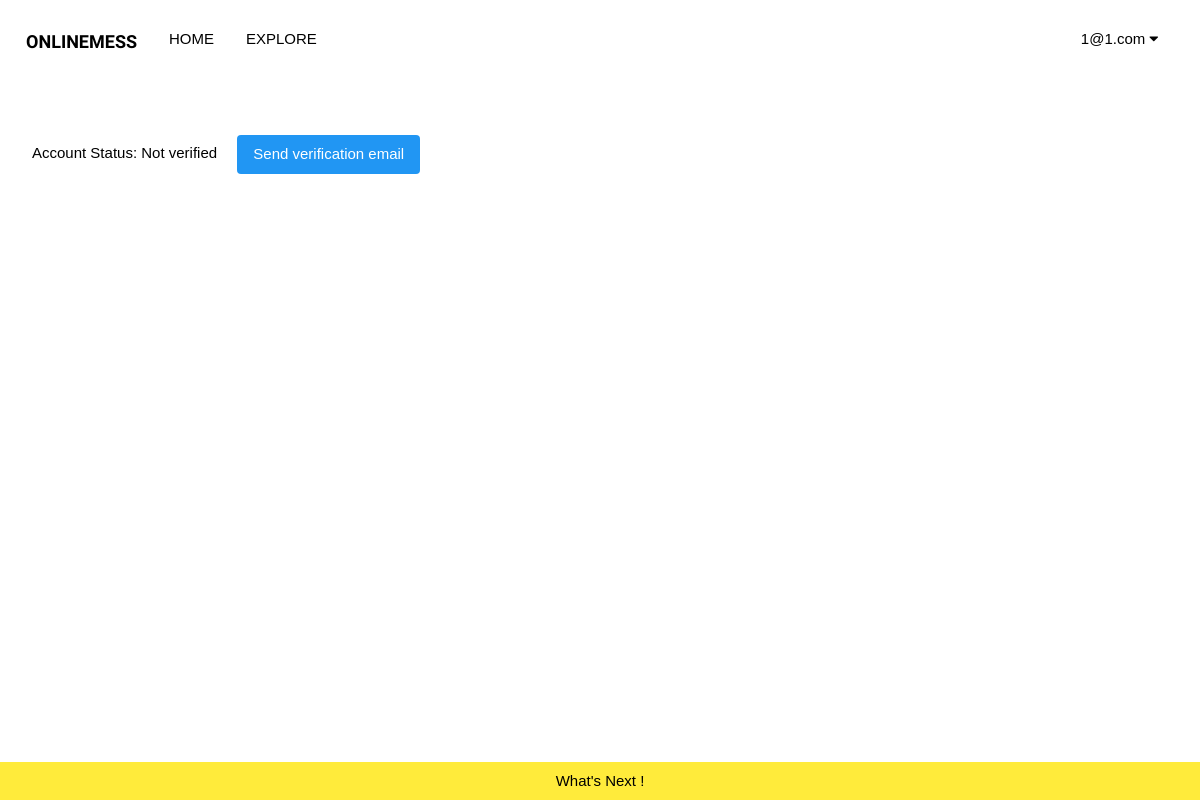
Page /user/subscriptions (signed in) on the earlier database version.
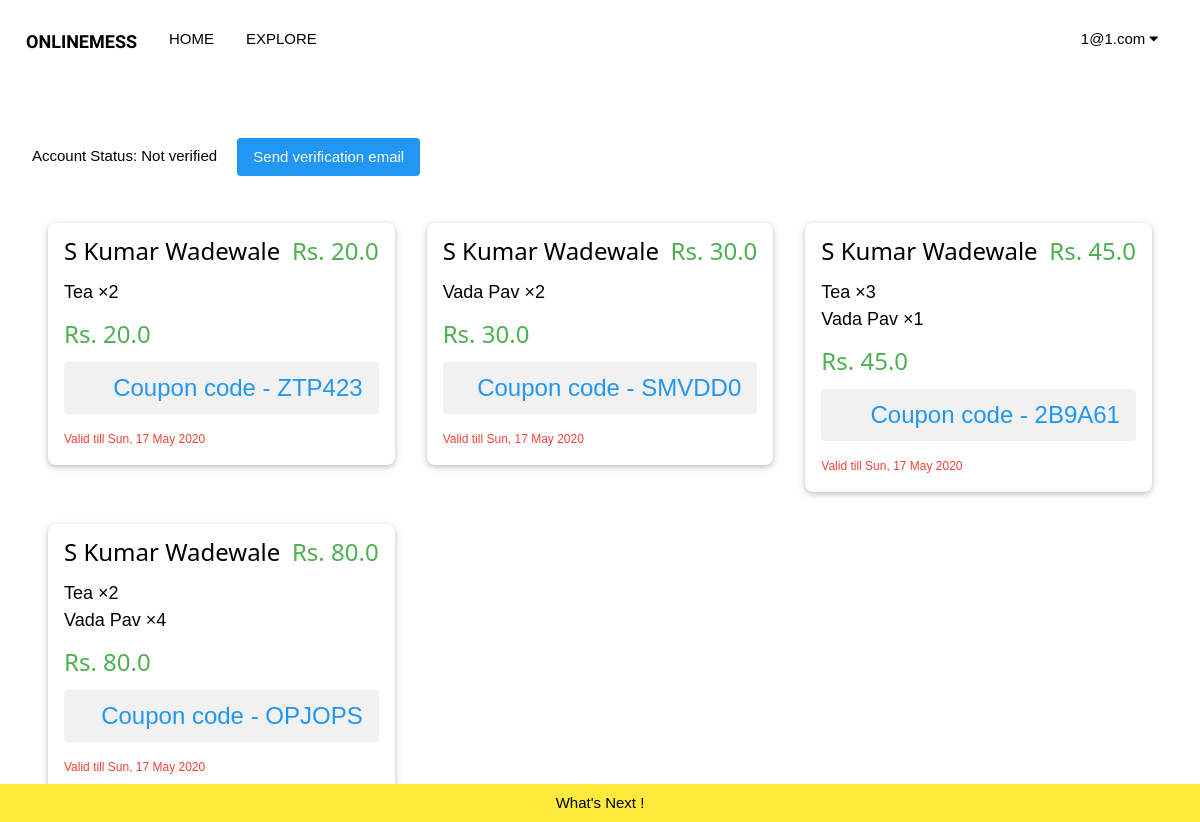
Same page on the later database version.
### main.py (models this page shows)
class UsersDB(db.Model):
	id = db.Column(db.Integer, primary_key=True)
	first_name = db.Column(db.String(20), nullable=False)
	last_name = db.Column(db.String(20), nullable=False)
	password = db.Column(db.String(128), unique=True)
	email = db.Column(db.String(80))
	account_type = db.Column(db.String(80))
	verified = db.Column(db.Boolean)
	restaurant = db.Column(db.Integer)
	subscriptions = db.Column(db.String(300))

class BillsDB(db.Model):
	id = db.Column(db.Integer, primary_key=True, unique=True)
	creator = db.Column(db.Integer, nullable=False)
	subscriber = db.Column(db.Integer, nullable=False)
	total_price = db.Column(db.Float, nullable=False)
	timestamp = db.Column(db.String, nullable=False)
	active = db.Column(db.Boolean, nullable=False)
	coupon = db.Column(db.String, nullable=False)

class RestaurantsDB(db.Model):
	id = db.Column(db.Integer, primary_key=True, unique=True)
	name = db.Column(db.String(80))
	menu = db.Column(db.String(80))
	rating = db.Column(db.Integer)
	address = db.Column(db.String(80))
	phone = db.Column(db.String(20))
	opening_timing = db.Column(db.String(80))
	closing_timing = db.Column(db.String(80))
	tags = db.Column(db.String(80))
	owner = db.Column(db.Integer)
	images = db.relationship('ImagesDB', backref='parent_rest')
	monthly_items = db.Column(db.String(300))
	vegetarian = db.Column(db.Boolean)
	average_cost = db.Column(db.Float)
	orders = db.Column(db.String)
	main_menu_name = db.Column(db.String)
	main_menu_price = db.Column(db.Float)

class OrdersDB(db.Model):
	id = db.Column(db.Integer, primary_key=True, unique=True)
	bill_id = db.Column(db.Integer, nullable=False)
	item = db.Column(db.String, nullable=False)
	quantity = db.Column(db.Integer, nullable=False)
	price = db.Column(db.Float, nullable=False)

### main.py (the view, shortened to what this page needs)
@app.route("/user/subscriptions", methods=["POST", "GET"])
def subscriptions():
	global verification_codes
	if not "user" in session:
		return redirect(url_for("logout"))
	else:
		loggedIn = [session["username"], session["account_type"], session["user"]]
	currentUser = UsersDB.query.filter_by(email=session["user"]).first()
	if not currentUser:
		flash("Please login again!!", "error")
		return redirect(url_for("logout"))
	subscribed_list = []
	currentBills = BillsDB.query.filter_by(subscriber=currentUser.id, active=0b1).all()
	if currentBills:
		updated_subscriptions = currentBills
		for bill in currentBills:
			if bill:
				restaurant_id = bill.creator
				end_date = datetime.strptime(bill.timestamp, '%Y-%m-%d %H:%M:%S.%f') +timedelta(days=1)
				restaurant = RestaurantsDB.query.filter_by(id=restaurant_id).first()
				if restaurant:
					bill_orders = OrdersDB.query.filter_by(bill_id=bill.id).all()
					items = []
					for order in bill_orders:
						print("Order", order)
						items.append([order.item, order.quantity, order.price])
					subscribed_list.append([restaurant, items, bill.total_price, end_date.strftime("%a, %d %b %Y"), bill.coupon])
	return render_template("subscriptions.html", logged_in=loggedIn, email=session["user"], subscribed_list=subscribed_list, verified=currentUser.verified)

### templates/subscriptions.html (shortened to what this page needs)
{% extends "base.html" %}
{% block content %}
<div class="w3-container w3-margin w3-margin">
	<form method="post">
		<p>
			Account Status: {% if verified %}
								Verified
							{% else %}
								Not verified
								<input type="submit" class="w3-button w3-round w3-blue w3-margin"name="button_verify" value="Send verification email"/>
							{% endif %}
		</p>
	</form>
	{% for restaurant in subscribed_list %}
	<div class="w3-third">
		<div class="w3-card w3-round-large w3-margin w3-hover-shadow">
			<div class="w3-container">
				<h3 class="w3-xlarge">{{restaurant[0].name}}
					<div class="w3-text-green w3-right">Rs. {{restaurant[2]}}</div>
				</h3>
				{% for order in restaurant[1] %}
					<div class="w3-text-black w3-large">
						{{order[0]}} &times;{{order[1]}}
					</div>
				{% endfor %}
				<h3 class="w3-text-green">Rs. {{restaurant[2]}}</h3>
			</div>
			<footer class="w3-container">
				<div class="w3-text-blue w3-light-grey w3-round w3-padding w3-right-align w3-xlarge">Coupon code - {{restaurant[4]}}</div>
				<div class="w3-text-red w3-small w3-margin-top w3-margin-bottom">Valid till {{ restaurant[3] }}</div>
			</footer>
		</div>
	</div>
	{% endfor %}
</div>
<button class="w3-bar-item w3-button w3-bottom w3-hover-green w3-yellow" onclick="document.getElementById('next_modal').style.display='block'">What's Next !</button>
{% endblock %}

### templates/base.html (shortened to what this page needs)
<html>
<head>
	<link rel="stylesheet" href="{{ url_for('static', filename='style/base.css') }}">
	<link rel="stylesheet" href="{{ url_for('static', filename='style/w3css.css')}}">
    <link rel="stylesheet" href="https://cdnjs.cloudflare.com/ajax/libs/font-awesome/4.7.0/css/font-awesome.min.css">
</head>
<body>
<div class="w3-bar navbar w3-acp-dark-white"style="height: 11vh;display:block;justify-content:space-between;overflow: hidden;align-items: center;text-transform: uppercase;padding: 20px 10px !important;">
	<p class="w3-bar-item w3-large" style="margin: 0">
		<b style="font-family: 'Balsamiq Sans', serif;">OnlineMess</b>
	</p>
	<a href="/home" class="w3-bar-item w3-button w3-hide-small">Home</a>
	<a href="/search?text_query_name=" class="w3-bar-item w3-button w3-hide-small">Explore</a>
	{% if logged_in %}
		<div class="w3-dropdown-click w3-right w3-margin-right w3-hide-small">
			<button class="w3-button" onclick="displayUserSettings()">
				{{ logged_in[0] }} <i class="fa fa-caret-down"></i>
			</button>
		</div>
	{% endif %}
</div>
<main>
	{% block content %}{% endblock %}
</main>
</body>
</html>

### static/style/w3css.css (style rules this page uses)
html { box-sizing:border-box }
*,*:before,*:after { box-sizing:inherit }
html { -ms-text-size-adjust:100%;-webkit-text-size-adjust:100% }
body { margin:0 }
article,aside,details,figcaption,figure,footer,header,main,menu,nav,section { display:block }
a { background-color:transparent }
b,strong { font-weight:bolder }
button,input,select,textarea,optgroup { font:inherit;margin:0 }
button,input { overflow:visible }
button,select { text-transform:none }
button,[type=button],[type=reset],[type=submit] { -webkit-appearance:button }
html,body { font-family:Verdana,sans-serif;font-size:15px;line-height:1.5 }
html { overflow-x:hidden }
h3 { font-size:24px }
h1,h2,h3,h4,h5,h6 { font-family:"Segoe UI",Arial,sans-serif;font-weight:400;margin:10px 0 }
a { color:inherit }
.w3-btn,.w3-button { border:none;display:inline-block;padding:8px 16px;vertical-align:middle;overflow:hidden;text-decoration:none;color:inherit;background-color:inherit;text-align:center;cursor:pointer;white-space:nowrap }
.w3-btn,.w3-button { -webkit-touch-callout:none;-webkit-user-select:none;-khtml-user-select:none;-moz-user-select:none;-ms-user-select:none;user-select:none }
.w3-dropdown-click,.w3-dropdown-hover { position:relative;display:inline-block;cursor:pointer }
.w3-bar { width:100%;overflow:hidden }
.w3-bar .w3-bar-item { padding:8px 16px;float:left;width:auto;border:none;display:block;outline:0 }
.w3-bar .w3-dropdown-hover,.w3-bar .w3-dropdown-click { position:static;float:left }
.w3-bar .w3-button { white-space:normal }
.w3-container:after,.w3-container:before,.w3-panel:after,.w3-panel:before,.w3-row:after,.w3-row:before,.w3-row-padding:after,.w3-row-padding:before, .w3-cell-row:before,.w3-cell-row:after,.w3-clear:after,.w3-clear:before,.w3-bar:before,.w3-bar:after { content:"";display:table;clear:both }
.w3-col,.w3-half,.w3-third,.w3-twothird,.w3-threequarter,.w3-quarter { float:left;width:100% }
@media (min-width:601px) { .w3-col.m4,.w3-third { width:33.33333% } }
.w3-top,.w3-bottom { position:fixed;width:100%;z-index:1 }
.w3-bottom { bottom:0 }
.w3-round,.w3-round-medium { border-radius:4px }
.w3-round-large { border-radius:8px }
.w3-container,.w3-panel { padding:0.01em 16px }
.w3-card,.w3-card-2 { box-shadow:0 2px 5px 0 rgba(0,0,0,0.16),0 2px 10px 0 rgba(0,0,0,0.12) }
.w3-small { font-size:12px!important }
.w3-large { font-size:18px!important }
.w3-xlarge { font-size:24px!important }
.w3-right-align { text-align:right!important }
.w3-margin { margin:16px!important }
.w3-margin-top { margin-top:16px!important }
.w3-margin-bottom { margin-bottom:16px!important }
.w3-margin-right { margin-right:16px!important }
.w3-padding { padding:8px 16px!important }
.w3-right { float:right!important }
.w3-blue,.w3-hover-blue:hover { color:#fff!important;background-color:#2196F3!important }
.w3-yellow,.w3-hover-yellow:hover { color:#000!important;background-color:#ffeb3b!important }
.w3-light-grey,.w3-hover-light-grey:hover,.w3-light-gray,.w3-hover-light-gray:hover { color:#000!important;background-color:#f1f1f1!important }
.w3-text-blue,.w3-hover-text-blue:hover { color:#2196F3!important }
.w3-text-green,.w3-hover-text-green:hover { color:#4CAF50!important }
.w3-text-red,.w3-hover-text-red:hover { color:#f44336!important }
.w3-text-black,.w3-hover-text-black:hover { color:#000!important }

Differences in the rows shown:
added BillsDB: name "S Kumar Wadewale", total_price "20.0", coupon "ZTP423", total_price "Sun, 17 May 2020"
added OrdersDB: item "Tea", quantity "2", shown under "S Kumar Wadewale"
added BillsDB: name "S Kumar Wadewale", total_price "30.0", coupon "SMVDD0", restaurant "Sun, 17 May 2020"
added OrdersDB: item "Vada Pav", bill "2", shown under "S Kumar Wadewale"
added BillsDB: name "S Kumar Wadewale", total_price "45.0", coupon "2B9A61", restaurant "Sun, 17 May 2020"
added OrdersDB: item "Tea", bill "3", shown under "S Kumar Wadewale"
added OrdersDB: item "Vada Pav", quantity "1", shown under "S Kumar Wadewale"
added BillsDB: name "S Kumar Wadewale", total_price "80.0", coupon "OPJOPS", restaurant "Sun, 17 May 2020"
added OrdersDB: item "Tea", quantity "2", shown under "S Kumar Wadewale"
added OrdersDB: item "Vada Pav", bill "4", shown under "S Kumar Wadewale"
